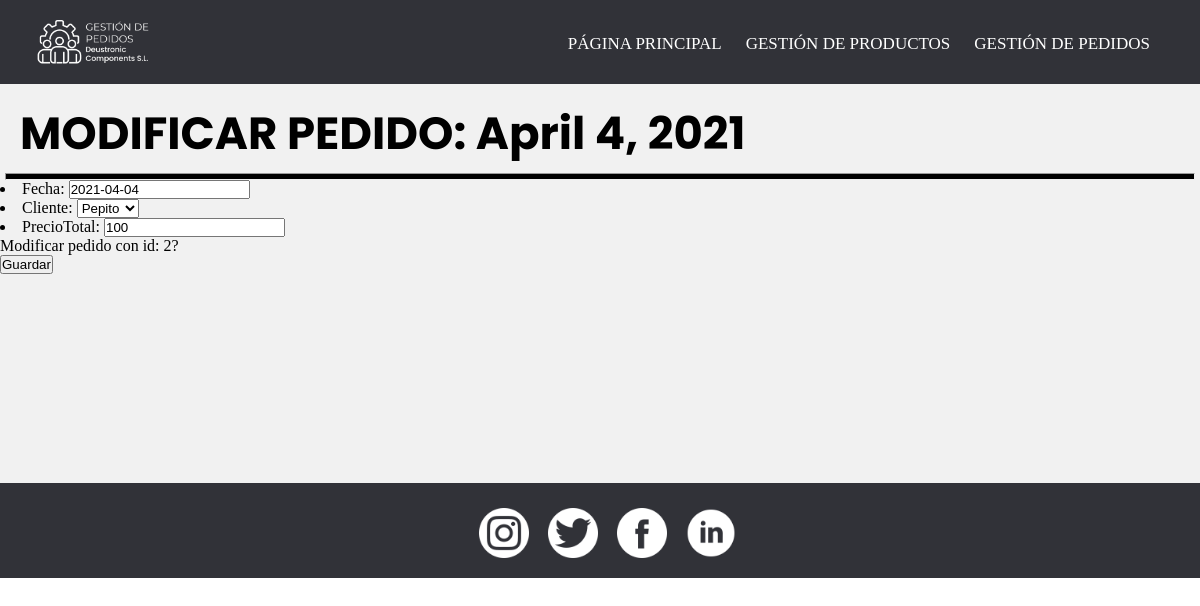
The app's page /gestionDePedidos/modificarPedido/2/, older data.
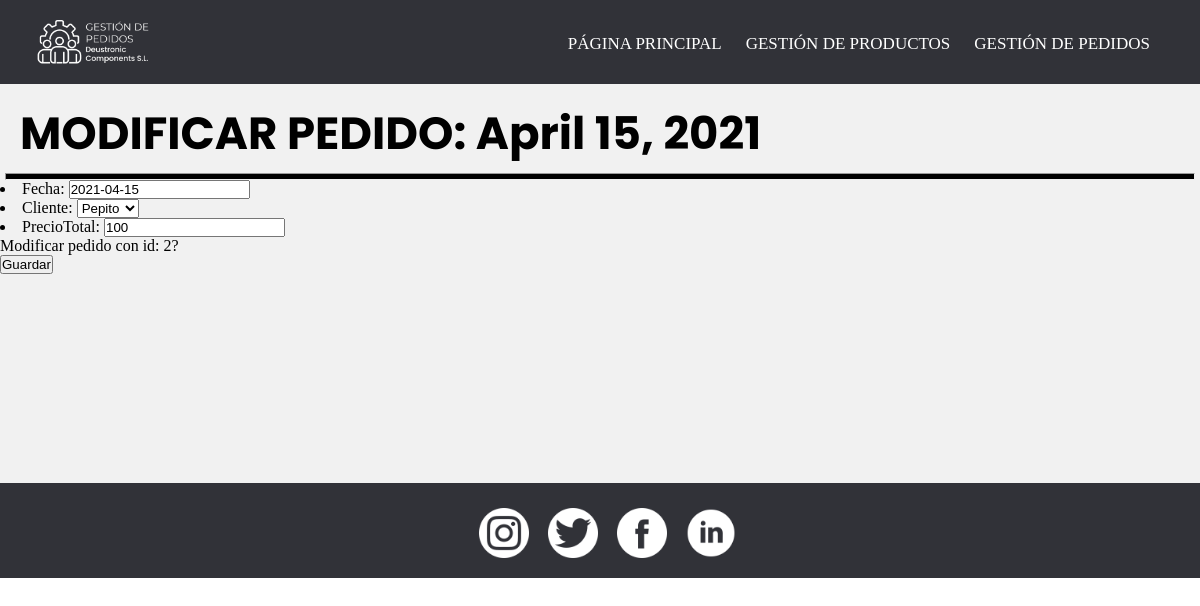
The same page, newer data.
### appGestionDePedidos/models.py (models this page shows, shortened)
class Pedido(models.Model):
    fecha = models.DateField()
    precioTotal = models.IntegerField()
    cliente = models.ForeignKey(Cliente, on_delete=models.CASCADE) #para la recacion 1-n con cliente
    productos = models.ManyToManyField(Producto, through = 'Compone')#esto nos crea la tabla intermedia de la n-m invisible de pedido-producto

### appGestionDePedidos/views.py (the view)
# urls.py: path('modificarPedido/<int:pk>/', ModificarPedido.as_view(), name = 'modificarPedido'),
class ModificarPedido(UpdateView):
        model = Pedido
        template_name = 'modificarPedido.html'
        success_url = reverse_lazy('pagPrincipal')
        '''def get_context_data(self, **kwargs):
                context = super(ModificarPedido, self).get_context_data(**kwargs)
                context['cantidad'] = Compone.cantidad
                return context'''
        fields = {
                "fecha",
                "precioTotal",
                "cliente",
        }

### appGestionDePedidos/models.py (called while the page is built)
    def __str__(self):
        return self.nombre

### appGestionDePedidos/templates/modificarPedido.html (shortened to what this page needs)
{% extends "base.html" %}
{% load static %}
{% block content %}
    <header>
        <h2 class="pagSecundarias">MODIFICAR PEDIDO: {{ pedido.fecha }}</h2>
        <hr>
    </header>
    <div class = "formularios">
        <form method="POST" action=".">
            {{ form.as_ul }}
            <p>Modificar pedido con id: {{pedido.id}}?</p>
            <input type="submit" value="Guardar">
        </form>
    </div>
{% endblock %}

Row changes from the older to the newer data that the page shows:
changed Pedido id 2: fecha "April 4, 2021" → "April 15, 2021"
Text that changed along with them:
form field fecha: "2021-04-04" → "2021-04-15"
